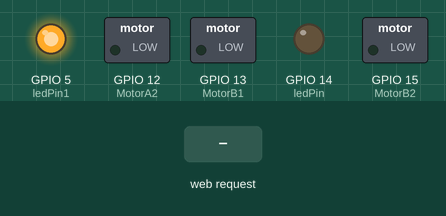
Recording of a sketch running on a simulated ESP8266 (NodeMCU). Shown: switched loads named in the sketch (green lamp = pin HIGH), output pins drawn as LEDs (lit = HIGH). The test bench sets the inputs (shaded band). WiFi joins after 1.5 s; servers stay silent unless stated; what the sketch prints to the serial monitor is not drawn.

Above: at 2.7 s.
2.8 s: HTTP request GET /FORWORD received
At 4.0 s:
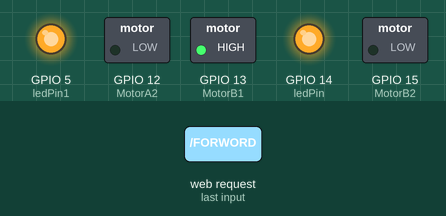
4.3 s: HTTP request GET /BACKWORD received
At 5.4 s:
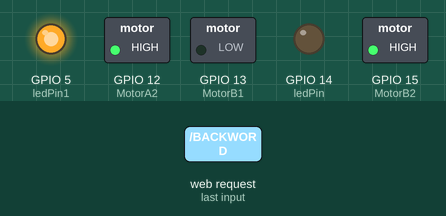
5.8 s: HTTP request GET /RIGHT received
At 6.5 s:
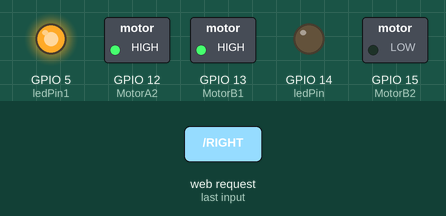
7.3 s: HTTP request GET /LEFT received
At 7.7 s:
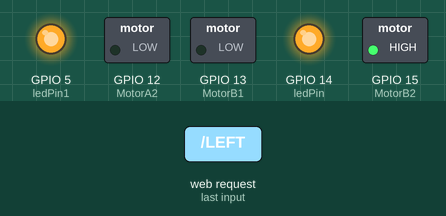
Timing chart, 0 to 9.8 s (numbered marks = the images above; inputs shaded):
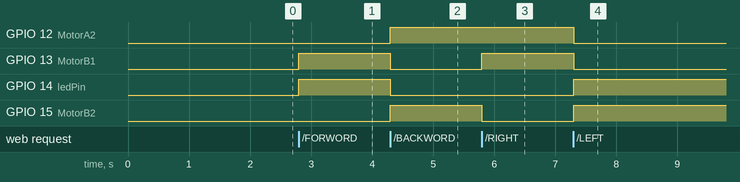

Measured:
- after the input at 2.8 s, GPIO 13 (MotorB1), GPIO 14 (ledPin): LOW → HIGH at once
- after the input at 4.3 s, GPIO 12 (MotorA2), GPIO 15 (MotorB2): LOW → HIGH at once; GPIO 13 (MotorB1), GPIO 14 (ledPin): HIGH → LOW at once
- after the input at 5.8 s, GPIO 13 (MotorB1): LOW → HIGH at once; GPIO 15 (MotorB2): HIGH → LOW at once
- after the input at 7.3 s, GPIO 12 (MotorA2), GPIO 13 (MotorB1): HIGH → LOW at once; GPIO 14 (ledPin), GPIO 15 (MotorB2): LOW → HIGH at once

The sketch:

wifi_bot.ino
```cpp
#include <ESP8266WiFi.h>

const char* ssid = "Redmi";
const char* password = "test1234";

int ledPin =14; // GPIO13
int ledPin1 =5; // GPIO13


//Define Pins
//Motor A
//int enableA = 5;
int MotorA1 = 14;
int MotorA2 = 12;

//Motor B
//int enableB = 8;
int MotorB1 = 13;
int MotorB2 = 15;


WiFiServer server(80);

void setup() {
  Serial.begin(115200);
  delay(10);

  pinMode(ledPin, OUTPUT);
  digitalWrite(ledPin, LOW);
    pinMode(ledPin1, OUTPUT);
  digitalWrite(ledPin1, LOW);

  // Connect to WiFi network
  Serial.println();
  Serial.println();
  Serial.print("Connecting to ");
  Serial.println(ssid);

  WiFi.begin(ssid, password);

  while (WiFi.status() != WL_CONNECTED) {
    delay(500);
    Serial.print(".");
  }
     digitalWrite(ledPin1, HIGH);
  Serial.println("");
  Serial.println("WiFi connected");

  // Start the server
  server.begin();
  Serial.println("Server started");

  // Print the IP address
  Serial.print("Use this URL to connect: ");
  Serial.print("http://");
  Serial.print(WiFi.localIP());
  Serial.println("/");

 // pinMode (enableA, OUTPUT);
  pinMode (MotorA1, OUTPUT);
  pinMode (MotorA2, OUTPUT);

//  pinMode (enableB, OUTPUT);
  pinMode (MotorB1, OUTPUT);
  pinMode (MotorB2, OUTPUT);


}

void loop() {
  // Check if a client has connected
  WiFiClient client = server.available();
  if (!client) {
    return;
  }

  // Wait until the client sends some data
  Serial.println("new client");
  while(!client.available()){
    delay(1);
  }

  // Read the first line of the request
  String request = client.readStringUntil('\r');
  Serial.println(request);
  client.flush();

  // Match the request

  int value = 0;
  if (request.indexOf("/FORWORD") != -1)  {
    digitalWrite(ledPin, HIGH);
    digitalWrite (MotorA1, HIGH);
    digitalWrite (MotorA2, LOW);

    digitalWrite (MotorB1, HIGH);
    digitalWrite (MotorB2, LOW);
    value = 1;
  }
  if (request.indexOf("/BACKWORD") != -1)  {
    digitalWrite(ledPin, HIGH);
    digitalWrite (MotorA1, LOW);
    digitalWrite (MotorA2, HIGH);

    digitalWrite (MotorB1, LOW);
    digitalWrite (MotorB2, HIGH);
    value = 2;
  }

if (request.indexOf("/RIGHT") != -1)  {
    digitalWrite(ledPin, HIGH);
    digitalWrite (MotorA1, LOW);
    digitalWrite (MotorA2, HIGH);

    digitalWrite (MotorB1, HIGH);
    digitalWrite (MotorB2, LOW);
    value = 3;
  }


  if (request.indexOf("/LEFT") != -1)  {
    digitalWrite(ledPin, HIGH);
    digitalWrite (MotorA1, HIGH);
    digitalWrite (MotorA2, LOW);

    digitalWrite (MotorB1, LOW);
    digitalWrite (MotorB2, HIGH);
    value = 4;
  }
  if (request.indexOf("/STOP") != -1)  {
    digitalWrite(ledPin, HIGH);
    digitalWrite (MotorA1, LOW);
    digitalWrite (MotorA2, LOW);

    digitalWrite (MotorB1, LOW);
    digitalWrite (MotorB2, LOW);
    value = 5;
  }


// Set ledPin according to the request
//digitalWrite(ledPin, value);

  // Return the response
  client.println("HTTP/1.1 200 OK");
  client.println("Content-Type: text/html");
  client.println(""); //  do not forget this one
  client.println("<!DOCTYPE HTML>");
  client.println("<html>");

  client.print("BOT MOVING: ");

  if(value == 1) {
    client.print("FORWARD");
  }
  if (value == 2)
  {
    client.print("BACKWORD");
  }
  if (value == 3)
  {
    client.print("RIGHT");
  }
  if (value == 4)
  {
    client.print("LEFT");
  }
  if (value == 5)
  {
    client.print("STOP");
  }


  client.println("<br><br>");
  client.println("<a href=\"/FORWORD\"\"><button><h1>Forward</h1> </button></a><br />");
  client.println("<a href=\"/BACKWORD\"\"><button><h1>Backword</h1> </button></a><br />");
  client.println("<a href=\"/LEFT\"\"><button><h1>Left </h1></button></a><br />");
  client.println("<a href=\"/RIGHT\"\"><button><h1>Right</h1> </button></a><br />");
  client.println("<a href=\"/STOP\"\"><button><h1>STOP</h1> </button></a><br />");

  client.println("</html>");

  delay(1);
  Serial.println("Client disonnected");
  Serial.println("");

}
```
